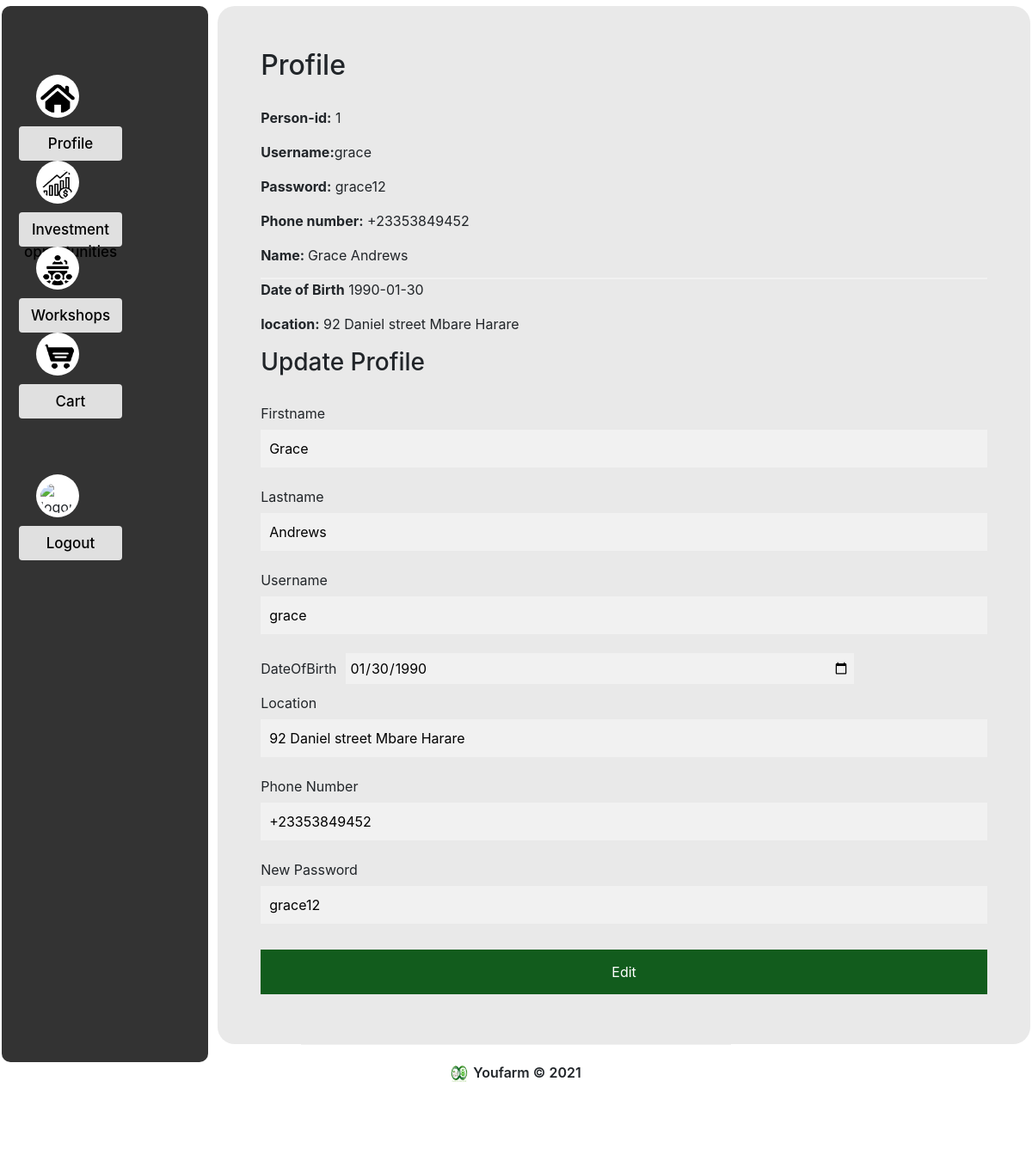
The page /profile.php (signed in) on the database its author committed.
### tables this page shows
CREATE TABLE `person` (
  `person_id` int(10) UNSIGNED NOT NULL,
  `fname` varchar(50) DEFAULT NULL,
  `lname` varchar(50) DEFAULT NULL,
  `username` varchar(90) DEFAULT NULL,
  `dob` date DEFAULT NULL,
  `location` varchar(70) DEFAULT NULL,
  `phonenumber` varchar(12) DEFAULT NULL,
  `pass` varchar(20) DEFAULT NULL
);

### profile.php (the view, shortened to what this page needs)
<?php require("database_credentials.php");
    $uname=$_SESSION["uname"];
    $conn = new mysqli(servername,username,password,dbname);
    $sql = "Select person_id, fname, lname, username, dob,
    location, phonenumber, pass from person where username='$uname'";
    $results= $conn->query($sql);
    $rows = $results->fetch_assoc();
    if($results->num_rows==1){
        $person_id=$rows["person_id"];
        $fname=$rows["fname"];
        $lname=$rows["lname"];
        $uname=$rows['username'];
        $dob=$rows["dob"];
        $location=$rows["location"];
        $pnum=$rows["phonenumber"];
        $pass=$rows["pass"];
    }
?>
<!doctype html>
<html lang="en">
  <head>
    <link rel="stylesheet" href="https://stackpath.bootstrapcdn.com/bootstrap/4.3.1/css/bootstrap.min.css">
    <link rel="stylesheet" href="css/styling.css">
  </head>
   <body>
    <section>
        <div class="dashboard">
            <div class="sidebar">
                <span><img src="assets/home-icon-silhouette.png" alt="home-icon"/><a href="profile.php">Profile</a> </span>
                <span><img src="assets/profits.png" alt="opportunityicon"/><a href="Investment_opportunities.php">Investment opportunities</a> </span>
                <span><img src="assets/conference.png" alt="event-icon"/><a href="Workshops.php">Workshops</a> </span>
                <span><img src="assets/shopping-cart.png" alt="cart-icon"/><a href="cart.php">Cart</a> </span>
                <span style="margin-top:150px;"><img src="assets/logout.png" alt="logout-icon"/><a href="youfarmlogin.php">Logout</a> </span>
            </div>
            <div class="display-dashboard">
              <form action="profile.php" method="post">
                <div style="width:100%; clear:both; height:250px">
                  <h2 style="margin-bottom:30px">Profile</h2>
                  <div style="float:left; margin-right:100px;">
                        <span><p><strong>Person-id:</strong> <?php echo $person_id?></p></span>
                        <span><p><strong>Username:</strong><?php echo $uname?></p></span>
                        <span><p><strong>Password:</strong> <?php echo $pass?></p></span>
                        <span><p><strong>Phone number:</strong> <?php echo $pnum?></p></span>
                  </div>
                  <div style="float:left; margin-right:500px">
                    <span><p><strong>Name: </strong><?php echo $fname." ".$lname?></p></span>
                    <span><p><strong>Date of Birth</strong> <?php echo $dob?></p></span>
                    <span><p><strong>location:</strong> <?php echo $location?></p></span>
                  </div>
                </div>
                <hr style='margin-bottom:50px;'>
                <tr class="modify">
                  <h3 style="margin-bottom:30px">Update Profile</h3>
                  <td><label style="margin-right:10px;">Firstname</label><input type="text" placeholder="Enter fname" value="<?php echo $fname?>" name="fname"></td>
                  <td><label style="margin-right:10px;">Lastname</label><input type="text" placeholder="Enter lname" value="<?php echo $lname ?>" name="lname"></td>
                  <td><label style="margin-right:10px;">Username</label><input type="text" placeholder="Enter lname" value="<?php echo $uname ?>" name="uname"></td>
                  <td><label style="margin-right:10px;">DateOfBirth</label><input type="date" placeholder="Enter dob" value="<?php echo $dob ?>" name="dob"></td><br>
                  <td><label style="margin-right:10px;">Location</label><input type="text" placeholder="Enter location" value="<?php echo $location ?>" name="location"></td><br>
                  <td><label style="margin-right:10px;">Phone Number</label><input type="text" placeholder="Enter tel" value="<?php echo $pnum ?>" name="pnum"></td>
                  <td><label style="margin-right:10px;">New Password</label><input type="text" placeholder="Enter password" value="<?php echo $pass ?>" name="pass"></td>
                <input type="submit" name="edit" value="Edit" style="
                  width:100%;
                  background-color:#125c1d;
                "
                />
              </form>
            </div>
        </div>
    </section>
    <footer style="clear:both;">
        <p><img src="assets/logo.jpg" alt="footer-image" class="footer-image"> Youfarm &copy; 2021</p>
    </footer>
  </body>
</html>

### css/styling.css (style rules this page uses)
body { background-color: white; }
* { box-sizing: border-box }
input[type=text], input[type=password] { width: 100%; padding: 12px 20px; margin: 8px 0; display: inline-block; border: 1px solid #ccc; box-sizing: border-box; }
input[type=submit] { background-color: #444444; color: white; padding: 14px 20px; margin: 8px 0; border: none; cursor: pointer; width: 100%; }
input[type=text], input[type=password] { width: 100%; padding: 10px; margin: 3px 0 22px 0; display: inline-block; border: none; background: #f1f1f1; }
input[type=date] { width:70%; padding:5px; background: #f1f1f1; border:none; display:inline-block; margin-bottom: 10px; }
label { margin-bottom:4px; }
hr { border: 1px solid #f1f1f1; margin-bottom: 25px; }
div.dashboard { width:100%; height: 100%; margin:0; padding:2px; margin-top:5px; margin-bottom:40px; border-radius:20px; }
div.sidebar { width: 20%; position: fixed; z-index: 1; margin:0; border-radius: 10px; margin-left:0; position:fixed; height:90%; float:left; padding:80px 20px; background-color:#125c1d; }
div.display-dashboard { width:79%; margin-left:1%; height:100%; float:right; padding:50px; background-color:white; border-radius: 20px; background-color:rgb(200, 230, 215); }
div.sidebar span { display:block; margin:auto; width:100%; height:60px; margin-bottom:25px; }
div.sidebar img { width:50px; height:50px; margin-left: 20px; margin-right:20px; padding:5px; padding-top:10px; float:left; background-color:white; border-radius: 50%; }
div.sidebar a { display:block; width:60%; height:40px; padding:5px; padding-top:8px; cursor:pointer; text-align: center; background-color: #E0E0E0; text-decoration: black; color:BLACK; font-size: 17px; font-weight:500; margin-top:10px; float:left; border-radius: 4px; }
footer { width: 500px; margin:auto; margin-top:100px; height:150px; text-align: center; border-width: 500px; padding-top:20px; border-top:1px solid #f1f1f1; }
img.footer-image { width:50px; height:50px; display:inline; margin-right:2px; }
footer p { font-weight:600; }
div.dashboard { width:100%; height: 100%; margin:0; background-color:white; padding:2px; margin-top:5px; margin-bottom:40px; border-radius:20px; }
div.sidebar { width: 20%; position: fixed; z-index: 1; margin:0; border-radius: 10px; margin-left:0; position:fixed; height:90%; float:left; padding:80px 20px; background-color:#333; }
div.display-dashboard { width:79%; margin-left:1%; height:100%; float:right; background-color:white; border-radius: 20px; background-color:rgb(233, 233, 233); }
div.sidebar img { width:50px; height:50px; margin-left: 20px; margin-right:20px; padding:5px; padding-top:10px; float:left; background-color: white; border-radius: 50%; }
div.sidebar a { display:block; width:60%; height:40px; padding:5px; padding-top:8px; cursor:pointer; text-align: center; background-color: #E0E0E0; text-decoration: none; color:black; font-size: 17px; font-weight:500; margin-top:10px; float:left; border-radius: 4px; }
img.footer-image { width:20px; height:20px; display:inline; margin-right:2px; }

### rows shown on the page
person: person_id "1", username "grace", pass "grace12", phonenumber "+23353849452", fname "Grace", lname "Andrews", dob "1990-01-30", location "92 Daniel street Mbare Harare", uname "grace", dob "01/30/1990", pnum "+23353849452"
